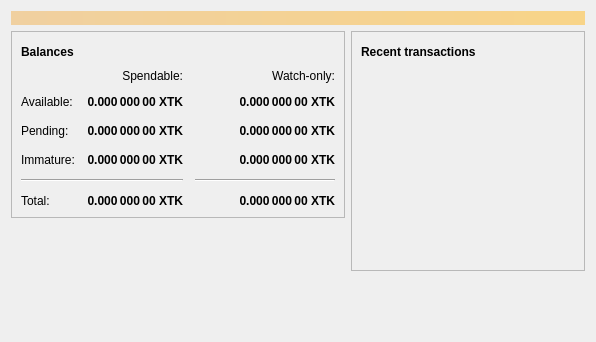
<?xml version="1.0" encoding="UTF-8"?>
<ui version="4.0">
 <class>OverviewPage</class>
 <widget class="QWidget" name="OverviewPage">
  <property name="geometry">
   <rect>
    <x>0</x>
    <y>0</y>
    <width>596</width>
    <height>342</height>
   </rect>
  </property>
  <property name="windowTitle">
   <string>Form</string>
  </property>
  <layout class="QVBoxLayout" name="topLayout">
   <item>
    <widget class="QLabel" name="labelAlerts">
     <property name="visible">
      <bool>false</bool>
     </property>
     <property name="styleSheet">
      <string notr="true">QLabel { background-color: qlineargradient(x1: 0, y1: 0, x2: 1, y2: 0, stop:0 #F0D0A0, stop:1 #F8D488); color:#000000; }</string>
     </property>
     <property name="wordWrap">
      <bool>true</bool>
     </property>
     <property name="margin">
      <number>3</number>
     </property>
     <property name="textInteractionFlags">
      <set>Qt::TextSelectableByMouse</set>
     </property>
    </widget>
   </item>
   <item>
    <layout class="QHBoxLayout" name="horizontalLayout" stretch="1,1">
     <item>
      <layout class="QVBoxLayout" name="verticalLayout_2">
       <item>
        <widget class="QFrame" name="frame">
         <property name="frameShape">
          <enum>QFrame::StyledPanel</enum>
         </property>
         <property name="frameShadow">
          <enum>QFrame::Raised</enum>
         </property>
         <layout class="QVBoxLayout" name="verticalLayout_4">
          <item>
           <layout class="QHBoxLayout" name="horizontalLayout_4">
            <item>
             <widget class="QLabel" name="label_5">
              <property name="font">
               <font>
                <weight>75</weight>
                <bold>true</bold>
               </font>
              </property>
              <property name="text">
               <string>Balances</string>
              </property>
             </widget>
            </item>
            <item>
             <widget class="QPushButton" name="labelWalletStatus">
              <property name="enabled">
               <bool>false</bool>
              </property>
              <property name="maximumSize">
               <size>
                <width>30</width>
                <height>16777215</height>
               </size>
              </property>
              <property name="toolTip">
               <string>The displayed information may be out of date. Your wallet automatically synchronizes with the Totenkredit network after a connection is established, but this process has not completed yet.</string>
              </property>
              <property name="text">
               <string/>
              </property>
              <property name="icon">
               <iconset resource="../bitcoin.qrc">
                <normaloff>:/icons/warning</normaloff>
                <disabledoff>:/icons/warning</disabledoff>:/icons/warning</iconset>
              </property>
              <property name="iconSize">
               <size>
                <width>24</width>
                <height>24</height>
               </size>
              </property>
              <property name="flat">
               <bool>true</bool>
              </property>
             </widget>
            </item>
            <item>
             <spacer name="horizontalSpacer_3">
              <property name="orientation">
               <enum>Qt::Horizontal</enum>
              </property>
              <property name="sizeHint" stdset="0">
               <size>
                <width>40</width>
                <height>20</height>
               </size>
              </property>
             </spacer>
            </item>
           </layout>
          </item>
          <item>
           <layout class="QGridLayout" name="gridLayout">
            <property name="spacing">
             <number>12</number>
            </property>
            <item row="2" column="2">
             <widget class="QLabel" name="labelWatchPending">
              <property name="font">
               <font>
                <weight>75</weight>
                <bold>true</bold>
               </font>
              </property>
              <property name="cursor">
               <cursorShape>IBeamCursor</cursorShape>
              </property>
              <property name="toolTip">
               <string>Unconfirmed transactions to watch-only addresses</string>
              </property>
              <property name="text">
               <string notr="true">0.000 000 00 XTK</string>
              </property>
              <property name="alignment">
               <set>Qt::AlignRight|Qt::AlignTrailing|Qt::AlignVCenter</set>
              </property>
              <property name="textInteractionFlags">
               <set>Qt::LinksAccessibleByMouse|Qt::TextSelectableByKeyboard|Qt::TextSelectableByMouse</set>
              </property>
             </widget>
            </item>
            <item row="2" column="1">
             <widget class="QLabel" name="labelUnconfirmed">
              <property name="font">
               <font>
                <weight>75</weight>
                <bold>true</bold>
               </font>
              </property>
              <property name="cursor">
               <cursorShape>IBeamCursor</cursorShape>
              </property>
              <property name="toolTip">
               <string>Total of transactions that have yet to be confirmed, and do not yet count toward the spendable balance</string>
              </property>
              <property name="text">
               <string notr="true">0.000 000 00 XTK</string>
              </property>
              <property name="alignment">
               <set>Qt::AlignRight|Qt::AlignTrailing|Qt::AlignVCenter</set>
              </property>
              <property name="textInteractionFlags">
               <set>Qt::LinksAccessibleByMouse|Qt::TextSelectableByKeyboard|Qt::TextSelectableByMouse</set>
              </property>
             </widget>
            </item>
            <item row="3" column="2">
             <widget class="QLabel" name="labelWatchImmature">
              <property name="font">
               <font>
                <weight>75</weight>
                <bold>true</bold>
               </font>
              </property>
              <property name="cursor">
               <cursorShape>IBeamCursor</cursorShape>
              </property>
              <property name="toolTip">
               <string>Mined balance in watch-only addresses that has not yet matured</string>
              </property>
              <property name="text">
               <string notr="true">0.000 000 00 XTK</string>
              </property>
              <property name="alignment">
               <set>Qt::AlignRight|Qt::AlignTrailing|Qt::AlignVCenter</set>
              </property>
              <property name="textInteractionFlags">
               <set>Qt::LinksAccessibleByMouse|Qt::TextSelectableByKeyboard|Qt::TextSelectableByMouse</set>
              </property>
             </widget>
            </item>
            <item row="4" column="0" colspan="2">
             <widget class="Line" name="line">
              <property name="orientation">
               <enum>Qt::Horizontal</enum>
              </property>
             </widget>
            </item>
            <item row="4" column="2">
             <widget class="Line" name="lineWatchBalance">
              <property name="sizePolicy">
               <sizepolicy hsizetype="Preferred" vsizetype="Fixed">
                <horstretch>0</horstretch>
                <verstretch>0</verstretch>
               </sizepolicy>
              </property>
              <property name="minimumSize">
               <size>
                <width>140</width>
                <height>0</height>
               </size>
              </property>
              <property name="orientation">
               <enum>Qt::Horizontal</enum>
              </property>
             </widget>
            </item>
            <item row="5" column="0">
             <widget class="QLabel" name="labelTotalText">
              <property name="text">
               <string>Total:</string>
              </property>
             </widget>
            </item>
            <item row="3" column="1">
             <widget class="QLabel" name="labelImmature">
              <property name="font">
               <font>
                <weight>75</weight>
                <bold>true</bold>
               </font>
              </property>
              <property name="cursor">
               <cursorShape>IBeamCursor</cursorShape>
              </property>
              <property name="toolTip">
               <string>Mined balance that has not yet matured</string>
              </property>
              <property name="text">
               <string notr="true">0.000 000 00 XTK</string>
              </property>
              <property name="alignment">
               <set>Qt::AlignRight|Qt::AlignTrailing|Qt::AlignVCenter</set>
              </property>
              <property name="textInteractionFlags">
               <set>Qt::LinksAccessibleByMouse|Qt::TextSelectableByKeyboard|Qt::TextSelectableByMouse</set>
              </property>
             </widget>
            </item>
            <item row="2" column="3">
             <spacer name="horizontalSpacer_2">
              <property name="orientation">
               <enum>Qt::Horizontal</enum>
              </property>
              <property name="sizeHint" stdset="0">
               <size>
                <width>40</width>
                <height>20</height>
               </size>
              </property>
             </spacer>
            </item>
            <item row="3" column="0">
             <widget class="QLabel" name="labelImmatureText">
              <property name="text">
               <string>Immature:</string>
              </property>
             </widget>
            </item>
            <item row="5" column="1">
             <widget class="QLabel" name="labelTotal">
              <property name="font">
               <font>
                <weight>75</weight>
                <bold>true</bold>
               </font>
              </property>
              <property name="cursor">
               <cursorShape>IBeamCursor</cursorShape>
              </property>
              <property name="toolTip">
               <string>Your current total balance</string>
              </property>
              <property name="text">
               <string notr="true">0.000 000 00 XTK</string>
              </property>
              <property name="alignment">
               <set>Qt::AlignRight|Qt::AlignTrailing|Qt::AlignVCenter</set>
              </property>
              <property name="textInteractionFlags">
               <set>Qt::LinksAccessibleByMouse|Qt::TextSelectableByKeyboard|Qt::TextSelectableByMouse</set>
              </property>
             </widget>
            </item>
            <item row="5" column="2">
             <widget class="QLabel" name="labelWatchTotal">
              <property name="font">
               <font>
                <weight>75</weight>
                <bold>true</bold>
               </font>
              </property>
              <property name="cursor">
               <cursorShape>IBeamCursor</cursorShape>
              </property>
              <property name="toolTip">
               <string>Current total balance in watch-only addresses</string>
              </property>
              <property name="text">
               <string notr="true">0.000 000 00 XTK</string>
              </property>
              <property name="alignment">
               <set>Qt::AlignRight|Qt::AlignTrailing|Qt::AlignVCenter</set>
              </property>
              <property name="textInteractionFlags">
               <set>Qt::LinksAccessibleByMouse|Qt::TextSelectableByKeyboard|Qt::TextSelectableByMouse</set>
              </property>
             </widget>
            </item>
            <item row="0" column="2">
             <widget class="QLabel" name="labelWatchonly">
              <property name="text">
               <string>Watch-only:</string>
              </property>
              <property name="alignment">
               <set>Qt::AlignRight|Qt::AlignTrailing|Qt::AlignVCenter</set>
              </property>
             </widget>
            </item>
            <item row="1" column="0">
             <widget class="QLabel" name="labelBalanceText">
              <property name="text">
               <string>Available:</string>
              </property>
             </widget>
            </item>
            <item row="1" column="1">
             <widget class="QLabel" name="labelBalance">
              <property name="font">
               <font>
                <weight>75</weight>
                <bold>true</bold>
               </font>
              </property>
              <property name="cursor">
               <cursorShape>IBeamCursor</cursorShape>
              </property>
              <property name="toolTip">
               <string>Your current spendable balance</string>
              </property>
              <property name="text">
               <string notr="true">0.000 000 00 XTK</string>
              </property>
              <property name="alignment">
               <set>Qt::AlignRight|Qt::AlignTrailing|Qt::AlignVCenter</set>
              </property>
              <property name="textInteractionFlags">
               <set>Qt::LinksAccessibleByMouse|Qt::TextSelectableByKeyboard|Qt::TextSelectableByMouse</set>
              </property>
             </widget>
            </item>
            <item row="1" column="2">
             <widget class="QLabel" name="labelWatchAvailable">
              <property name="font">
               <font>
                <weight>75</weight>
                <bold>true</bold>
               </font>
              </property>
              <property name="cursor">
               <cursorShape>IBeamCursor</cursorShape>
              </property>
              <property name="toolTip">
               <string>Your current balance in watch-only addresses</string>
              </property>
              <property name="text">
               <string notr="true">0.000 000 00 XTK</string>
              </property>
              <property name="alignment">
               <set>Qt::AlignRight|Qt::AlignTrailing|Qt::AlignVCenter</set>
              </property>
              <property name="textInteractionFlags">
               <set>Qt::LinksAccessibleByMouse|Qt::TextSelectableByKeyboard|Qt::TextSelectableByMouse</set>
              </property>
             </widget>
            </item>
            <item row="2" column="0">
             <widget class="QLabel" name="labelPendingText">
              <property name="text">
               <string>Pending:</string>
              </property>
             </widget>
            </item>
            <item row="0" column="1">
             <widget class="QLabel" name="labelSpendable">
              <property name="text">
               <string>Spendable:</string>
              </property>
              <property name="alignment">
               <set>Qt::AlignRight|Qt::AlignTrailing|Qt::AlignVCenter</set>
              </property>
             </widget>
            </item>
           </layout>
          </item>
         </layout>
        </widget>
       </item>
       <item>
        <spacer name="verticalSpacer">
         <property name="orientation">
          <enum>Qt::Vertical</enum>
         </property>
         <property name="sizeHint" stdset="0">
          <size>
           <width>20</width>
           <height>40</height>
          </size>
         </property>
        </spacer>
       </item>
      </layout>
     </item>
     <item>
      <layout class="QVBoxLayout" name="verticalLayout_3">
       <item>
        <widget class="QFrame" name="frame_2">
         <property name="frameShape">
          <enum>QFrame::StyledPanel</enum>
         </property>
         <property name="frameShadow">
          <enum>QFrame::Raised</enum>
         </property>
         <layout class="QVBoxLayout" name="verticalLayout">
          <item>
           <layout class="QHBoxLayout" name="horizontalLayout_2">
            <item>
             <widget class="QLabel" name="label_4">
              <property name="font">
               <font>
                <weight>75</weight>
                <bold>true</bold>
               </font>
              </property>
              <property name="text">
               <string>Recent transactions</string>
              </property>
             </widget>
            </item>
            <item>
             <widget class="QPushButton" name="labelTransactionsStatus">
              <property name="enabled">
               <bool>false</bool>
              </property>
              <property name="maximumSize">
               <size>
                <width>30</width>
                <height>16777215</height>
               </size>
              </property>
              <property name="toolTip">
               <string>The displayed information may be out of date. Your wallet automatically synchronizes with the Totenkredit network after a connection is established, but this process has not completed yet.</string>
              </property>
              <property name="text">
               <string/>
              </property>
              <property name="icon">
               <iconset resource="../bitcoin.qrc">
                <normaloff>:/icons/warning</normaloff>
                <disabledoff>:/icons/warning</disabledoff>:/icons/warning</iconset>
              </property>
              <property name="iconSize">
               <size>
                <width>24</width>
                <height>24</height>
               </size>
              </property>
              <property name="flat">
               <bool>true</bool>
              </property>
             </widget>
            </item>
            <item>
             <spacer name="horizontalSpacer">
              <property name="orientation">
               <enum>Qt::Horizontal</enum>
              </property>
              <property name="sizeHint" stdset="0">
               <size>
                <width>40</width>
                <height>20</height>
               </size>
              </property>
             </spacer>
            </item>
           </layout>
          </item>
          <item>
           <widget class="QListView" name="listTransactions">
            <property name="styleSheet">
             <string notr="true">QListView { background: transparent; }</string>
            </property>
            <property name="frameShape">
             <enum>QFrame::NoFrame</enum>
            </property>
            <property name="verticalScrollBarPolicy">
             <enum>Qt::ScrollBarAlwaysOff</enum>
            </property>
            <property name="horizontalScrollBarPolicy">
             <enum>Qt::ScrollBarAlwaysOff</enum>
            </property>
            <property name="selectionMode">
             <enum>QAbstractItemView::NoSelection</enum>
            </property>
           </widget>
          </item>
         </layout>
        </widget>
       </item>
       <item>
        <spacer name="verticalSpacer_2">
         <property name="orientation">
          <enum>Qt::Vertical</enum>
         </property>
         <property name="sizeHint" stdset="0">
          <size>
           <width>20</width>
           <height>40</height>
          </size>
         </property>
        </spacer>
       </item>
      </layout>
     </item>
    </layout>
   </item>
  </layout>
 </widget>
 <resources/>
 <connections/>
</ui>
